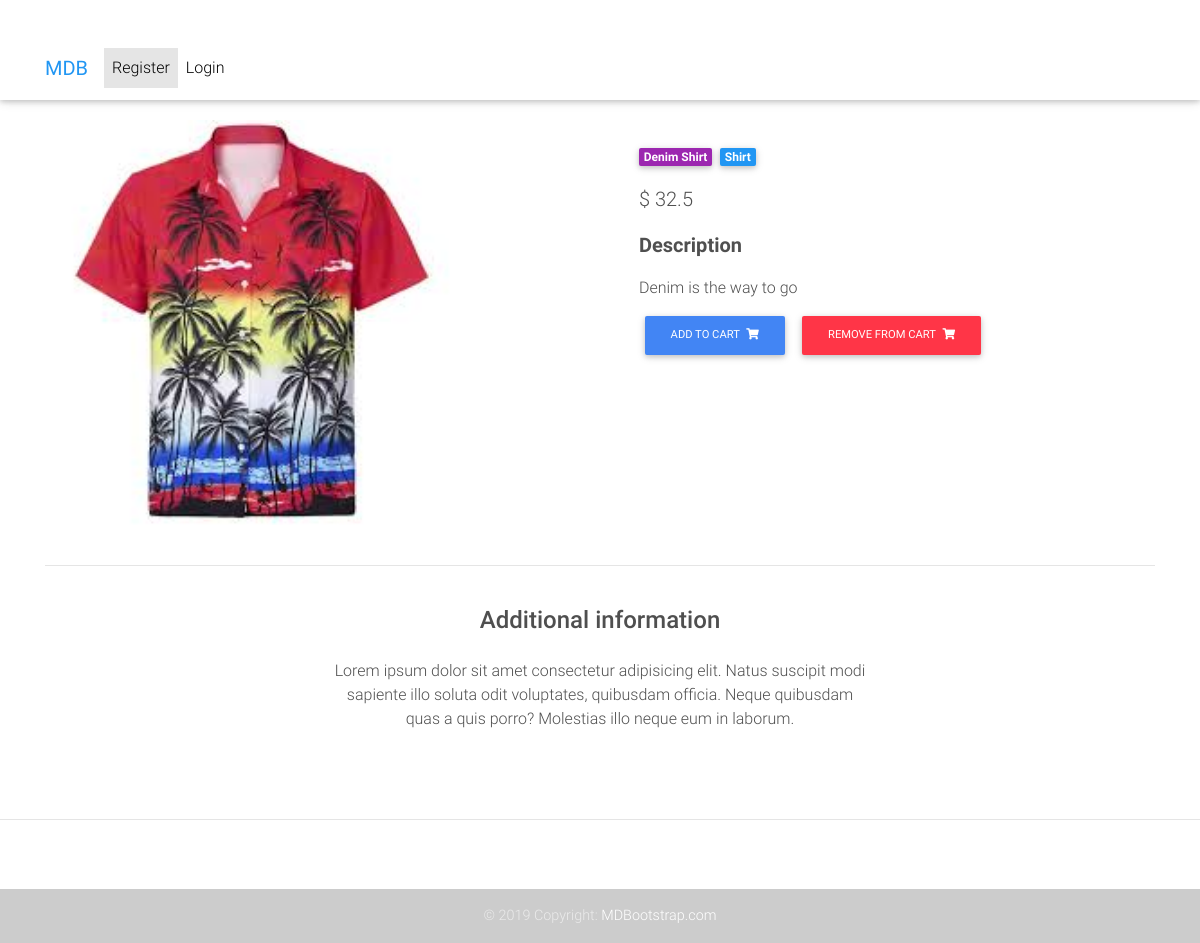
Page /product/1/detail on the committed database.
### core/models.py (models this page shows, shortened)
class Item(models.Model):
    title = models.CharField(max_length=100)
    price = models.FloatField()
    label = models.CharField(choices=LABEL_CHOICES, max_length=1,default="P")
    category= models.CharField(choices=CATEGORY_CHOICES, max_length=2,default="S")
    state= models.CharField(choices=SALE_STATE_CHOICES, max_length=2,default="N")
    discount_price = models.FloatField(blank=True,null=True)
    description = models.TextField()
    image = models.ImageField(upload_to = 'product_images')
    def get_absolute_url(self):
        return reverse("product-detail", kwargs={"pk": self.id})
    def get_add_item_to_cart(self):
        return reverse("add-to-cart", kwargs={"pk": self.id})
    def get_remove_item_from_cart(self):
        return reverse("remove-from-cart", kwargs={"pk": self.id})

### core/views.py (the view)
# urls.py: path('product/<int:pk>/detail',Item_detail_view.as_view(),name='product-detail'),
class Item_detail_view(DetailView):
    template_name = 'core/product.html'
    context_object_name = 'item'
    model  = Item

### core/templates/core/product.html (shortened to what this page needs)
{% extends "core/base.html"%}
{% block content%}
  <main class="mt-5 pt-4">
    <div class="container dark-grey-text mt-5">
      <div class="row wow fadeIn">
        <div class="col-md-6 mb-4">
            <a href="{{item.get_absolute_url}}" style="display: block ;">
              <img src="{{item.image.url}}" class="card-img-top w-75 h-75"
              alt="">
            </a>
        </div>
        <div class="col-md-6 mb-4">
          <div class="p-4">
            <div class="mb-3">
              <a href="">
                <span class="badge purple mr-1 display-2">{{item.title}}</span>
              </a>
              <a href="">
                <span class="badge blue mr-1">{{item.get_category_display}}</span>
              </a>
            </div>
            <p class="lead">
              <span class="mr-1">
                {% if item.discount_price %}
                    <span class="text-info">$ {{item.discount_price}}</span>
                {%else%}
                    <span>$ {{item.price}}</span>
                {%endif%}
              </span>
            </p>
            <p class="lead font-weight-bold">Description</p>
            <p>{{item.description}}</p>
            <a href="{{item.get_add_item_to_cart}}" class="btn btn-primary btn-md my-0 p" type="">Add to cart
              <i class="fas fa-shopping-cart ml-1"></i>
            </a>
            <a href="{{item.get_remove_item_from_cart}}" class="btn btn-danger btn-md my-0 p ml-2" type="">Remove from cart
              <i class="fas fa-shopping-cart ml-1"></i>
            </a>
          </div>
        </div>
      </div>
      <hr>
      <div class="row d-flex justify-content-center wow fadeIn">
        <div class="col-md-6 text-center">
          <h4 class="my-4 h4">Additional information</h4>
          <p>Lorem ipsum dolor sit amet consectetur adipisicing elit. Natus suscipit modi sapiente illo soluta odit
            voluptates,
            quibusdam officia. Neque quibusdam quas a quis porro? Molestias illo neque eum in laborum.</p>
        </div>
      </div>
      <div class="row wow fadeIn">
        <div class="col-lg-4 col-md-12 mb-4">
        </div>
        <div class="col-lg-4 col-md-6 mb-4">
        </div>
        <div class="col-lg-4 col-md-6 mb-4">
        </div>
      </div>
    </div>
  </main>
{% endblock content%}

### core/templates/core/base.html (style rules this page uses)
html, body, header, .carousel { height: 60vh; }

### rows in the picture
Item: image (picture), title "Denim Shirt", category "Shirt", price "32.5", description "Denim is the way to go"
